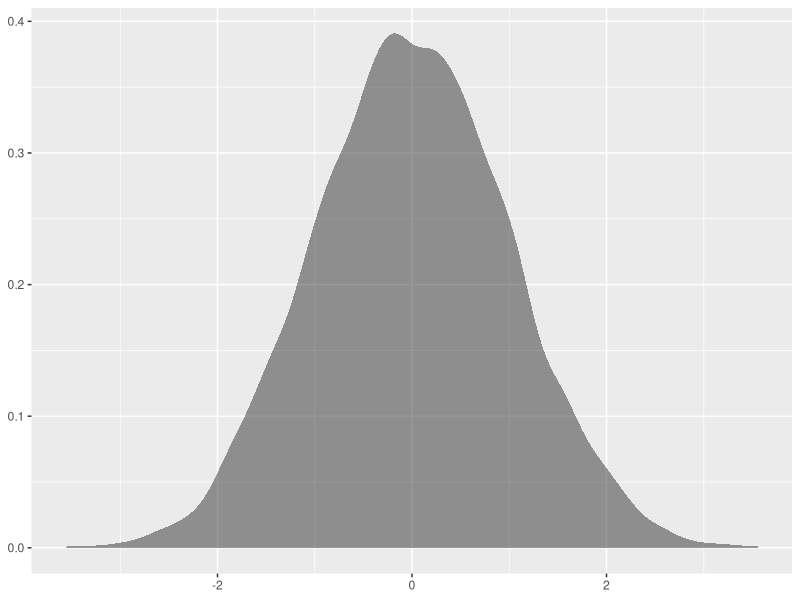
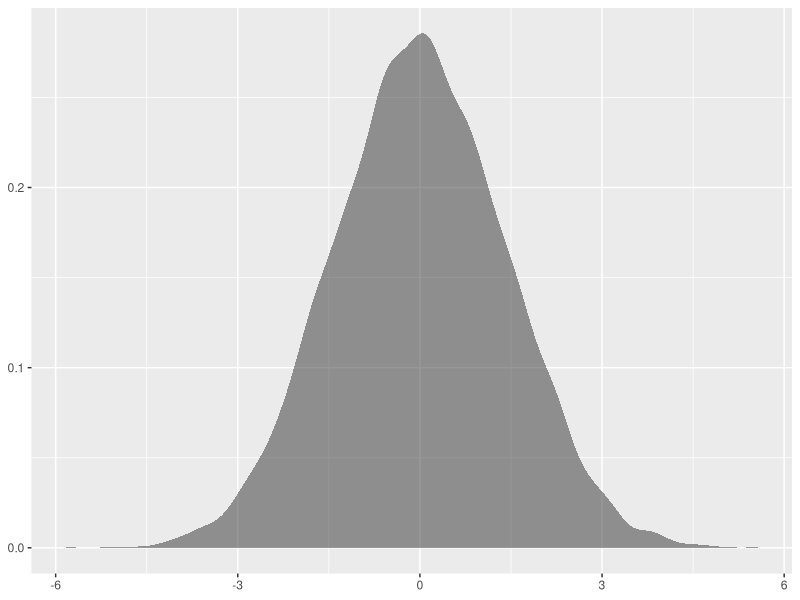
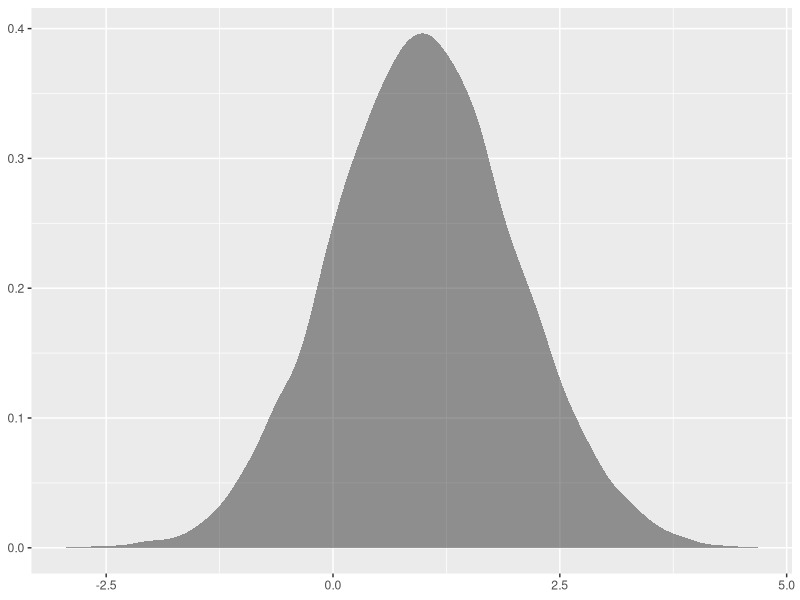
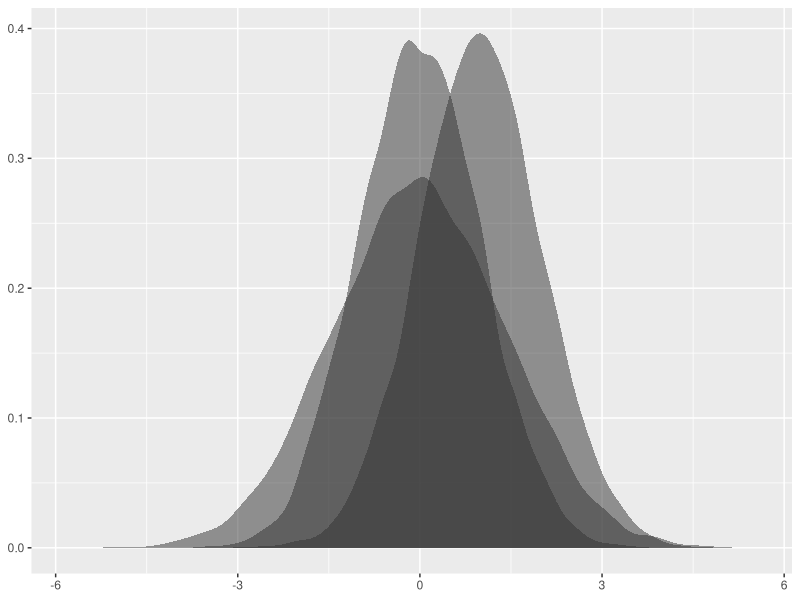

Reproduce these figures in R, in order.
## ---- chunk 1
require(ggplot2)

knitr::opts_chunk$set(fig.path='../doc/images/')
knitr::opts_chunk$set(out.width = '400px')
knitr::opts_chunk$set(dpi=200)
## ---- chunk 2
normal01 <- read.table("normal_0_1.tsv", sep="\t", header=FALSE)
colnames(normal01) <- c("x")

normal02 <- read.table("normal_0_2.tsv", sep="\t", header=FALSE)
colnames(normal02) <- c("x")

normal11 <- read.table("normal_1_1.tsv", sep="\t", header=FALSE)
colnames(normal11) <- c("x")
## ---- chunk 3
ggplot(normal01, aes(x=x)) + 
    stat_density(alpha=0.5) +
    theme(axis.title.x = element_blank(),  axis.title.y = element_blank())
## ---- chunk 4
ggplot(normal02, aes(x=x)) + 
    stat_density(alpha=0.5) +
    theme(axis.title.x = element_blank(),  axis.title.y = element_blank())
## ---- chunk 5
ggplot(normal11, aes(x=x)) + 
    stat_density(alpha=0.5) +
    theme(axis.title.x = element_blank(),  axis.title.y = element_blank())
## ---- chunk 6
    ggplot(normal01, aes(x=x)) + 
    stat_density(alpha=0.5) +
    stat_density(data=normal02, alpha=0.5) +
    stat_density(data=normal11, alpha=0.5) +
    theme(axis.title.x = element_blank(),  axis.title.y = element_blank())
